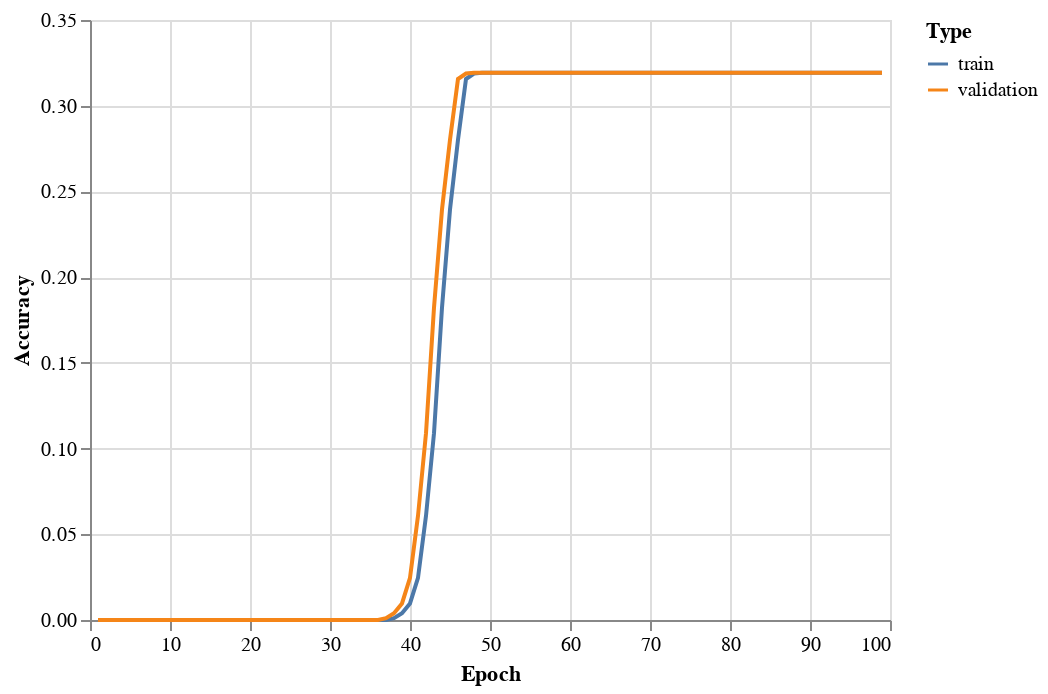

Here is the notebook cell this chart was saved with:
### Code cell
train_eval_accuracy_chart = alt.Chart(accuracy_df).mark_line().encode(
 x='Epoch',
 y='Accuracy',
 color='Type'
)
train_eval_accuracy_chart

### Figure 1 — Vega-Lite specification as saved in the notebook (floating-point values rounded to 4 significant figures; data arrays with more than 128 entries replaced by an {"elided": "..."} marker saying what was removed)
{"config": {"view": {"continuousWidth": 400, "continuousHeight": 300}}, "data": {"name": "data-8a4857d928910252ef087734d8fafc6e"}, "mark": "line", "encoding": {"color": {"field": "Type", "type": "nominal"}, "x": {"field": "Epoch", "type": "quantitative"}, "y": {"field": "Accuracy", "type": "quantitative"}}, "$schema": "https://vega.github.io/schema/vega-lite/v4.17.0.json", "datasets": {"data-8a4857d928910252ef087734d8fafc6e": {"elided": "198 records"}}}
